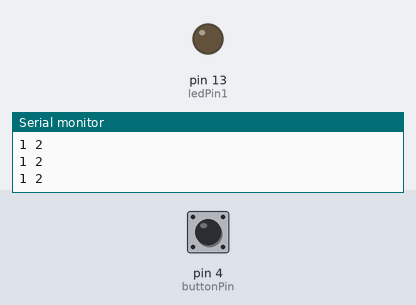
Recording of a sketch running on a simulated Arduino Uno, built with avr-gcc and run on an emulated ATmega328P. Shown: output pins drawn as LEDs (lit = HIGH), the last lines printed to the serial monitor. The test bench sets the inputs (shaded band); at power-on: pin 4 (buttonPin) HIGH.

Above: at 1.2 s.
1.3 s: pin 4 (buttonPin) pulled LOW for 0.15 s
At 1.4 s:
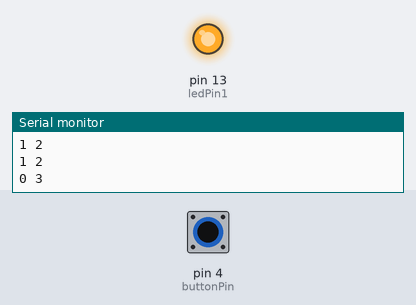
3.0 s: pin 4 (buttonPin) pulled LOW for 3.2 s
At 7.3 s:
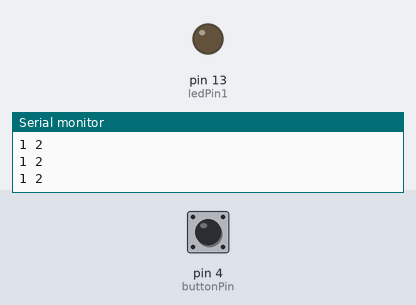
Timing chart, 0 to 8.8 s (numbered marks = the images above; inputs shaded):
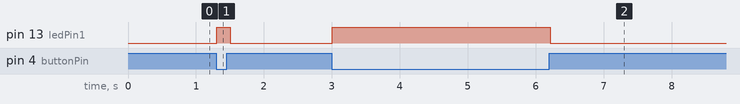

Measured:
- after the input at 1.3 s, pin 13 (ledPin1): LOW → HIGH at once, → LOW 0.20 s later
- after the input at 3.0 s, pin 13 (ledPin1): LOW → HIGH at once, → LOW 3.2 s later

The sketch:

Digital_INPUT.ino
```cpp
const int ledPin1 = 13;
const int buttonPin = 4;

void setup() {
  pinMode(ledPin1,OUTPUT);
  pinMode(buttonPin,INPUT_PULLUP);
  Serial.begin(9600);
}

void loop() {
  int buttonState = digitalRead(buttonPin);
  Serial.print(buttonState);
  Serial.print(" ");

  if(buttonState == LOW){
    digitalWrite(ledPin1,HIGH);
    Serial.println(3);
  }else{
    digitalWrite(ledPin1,LOW);
    Serial.println(2);
  }

  delay(100);

}
```
